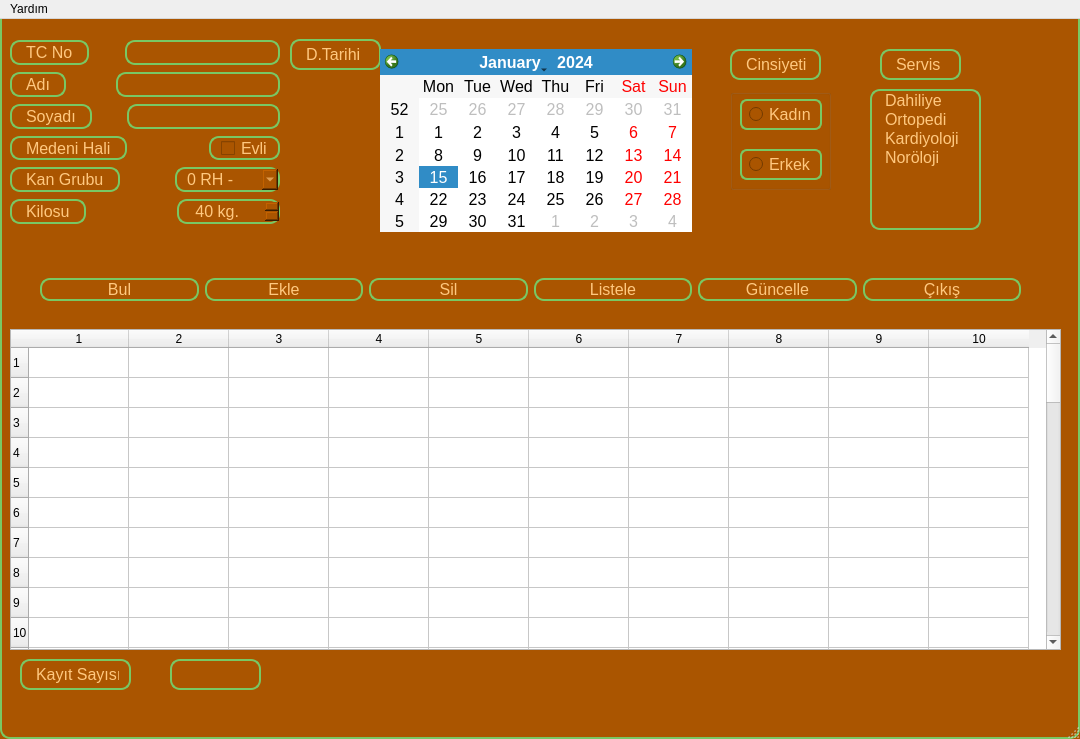
<?xml version="1.0" encoding="UTF-8"?>
<ui version="4.0">
 <class>MainWindow</class>
 <widget class="QMainWindow" name="MainWindow">
  <property name="geometry">
   <rect>
    <x>0</x>
    <y>0</y>
    <width>1080</width>
    <height>739</height>
   </rect>
  </property>
  <property name="windowTitle">
   <string>MainWindow</string>
  </property>
  <property name="styleSheet">
   <string notr="true">QPushButton {
	border: 2px solid rgb(120,200,100);
	border-radius: 10px;
	padding-left: 10px;
	padding-right: 10px;
	background-color: rgb(170, 85, 0);
	color: rgb(255, 200, 127);
	
	selection-color: rgb(255, 0, 0);
}

QLineEdit {
	border: 2px solid rgb(120,200,100);
	border-radius: 10px;
	padding-left: 10px;
	padding-right: 10px;
	background-color: rgb(170, 85, 0);
	color: rgb(255, 200, 127);
}
QCheckBox {
	border: 2px solid rgb(120,200,100);
	border-radius: 10px;
	padding-left: 10px;
	padding-right: 10px;
	background-color: rgb(170, 85, 0);
	color: rgb(255, 200, 127);
}
QComboBox {
	border: 2px solid rgb(120,200,100);
	border-radius: 10px;
	padding-left: 10px;
	padding-right: 10px;
	background-color: rgb(170, 85, 0);
	color: rgb(255, 200, 127);
}
QSpinBox {
	border: 2px solid rgb(120,200,100);
	border-radius: 10px;
	padding-left: 10px;
	padding-right: 10px;
	background-color: rgb(170, 85, 0);
	color: rgb(255, 200, 127);
}

QListWidget {
	border: 2px solid rgb(120,200,100);
	border-radius: 10px;
	padding-left: 10px;
	padding-right: 10px;
	background-color: rgb(170, 85, 0);
	color: rgb(255, 200, 127);
}
QRadioButton {
	border: 2px solid rgb(120,200,100);
	border-radius: 7px;
	padding-left: 7px;
	padding-right: 7px;
	background-color: rgb(170, 85, 0);
	color: rgb(255, 200, 127);
}
QLabel {
	border: 2px solid rgb(120,200,100);
	border-radius: 10px;
	padding-left: 10px;
	padding-right: 10px;
	background-color: rgb(170, 85, 0);
	color: rgb(255, 200, 127);
}

QMenu {
	border: 2px solid rgb(120,200,100);
	border-radius: 10px;
	padding-left: 10px;
	padding-right: 10px;
	background-color: rgb(170, 85, 0);
	color: rgb(255, 200, 127);
}

QMainWindow {
	border: 2px solid rgb(120,200,100);
	border-radius: 10px;
	padding-left: 10px;
	padding-right: 10px;
	background-color: rgb(170, 85, 0);
	color: rgb(255, 200, 127);
}</string>
  </property>
  <widget class="QWidget" name="centralwidget">
   <widget class="QLabel" name="label_4">
    <property name="geometry">
     <rect>
      <x>290</x>
      <y>20</y>
      <width>91</width>
      <height>31</height>
     </rect>
    </property>
    <property name="font">
     <font>
      <pointsize>12</pointsize>
     </font>
    </property>
    <property name="text">
     <string>D.Tarihi</string>
    </property>
   </widget>
   <widget class="QLabel" name="label_5">
    <property name="geometry">
     <rect>
      <x>730</x>
      <y>30</y>
      <width>91</width>
      <height>31</height>
     </rect>
    </property>
    <property name="font">
     <font>
      <pointsize>12</pointsize>
     </font>
    </property>
    <property name="text">
     <string>Cinsiyeti</string>
    </property>
   </widget>
   <widget class="QLabel" name="label_8">
    <property name="geometry">
     <rect>
      <x>880</x>
      <y>30</y>
      <width>81</width>
      <height>31</height>
     </rect>
    </property>
    <property name="font">
     <font>
      <pointsize>12</pointsize>
     </font>
    </property>
    <property name="text">
     <string>Servis</string>
    </property>
   </widget>
   <widget class="QCalendarWidget" name="calwDTarihi">
    <property name="geometry">
     <rect>
      <x>380</x>
      <y>30</y>
      <width>312</width>
      <height>183</height>
     </rect>
    </property>
    <property name="font">
     <font>
      <pointsize>12</pointsize>
     </font>
    </property>
   </widget>
   <widget class="QListWidget" name="lstServis">
    <property name="geometry">
     <rect>
      <x>870</x>
      <y>70</y>
      <width>111</width>
      <height>141</height>
     </rect>
    </property>
    <property name="font">
     <font>
      <pointsize>12</pointsize>
     </font>
    </property>
    <item>
     <property name="text">
      <string>Dahiliye</string>
     </property>
    </item>
    <item>
     <property name="text">
      <string>Ortopedi</string>
     </property>
    </item>
    <item>
     <property name="text">
      <string>Kardiyoloji</string>
     </property>
    </item>
    <item>
     <property name="text">
      <string>Noröloji</string>
     </property>
    </item>
   </widget>
   <widget class="QGroupBox" name="groupBox">
    <property name="geometry">
     <rect>
      <x>730</x>
      <y>70</y>
      <width>101</width>
      <height>101</height>
     </rect>
    </property>
    <property name="title">
     <string/>
    </property>
    <widget class="QRadioButton" name="rdKadin">
     <property name="geometry">
      <rect>
       <x>10</x>
       <y>10</y>
       <width>82</width>
       <height>31</height>
      </rect>
     </property>
     <property name="font">
      <font>
       <pointsize>12</pointsize>
      </font>
     </property>
     <property name="text">
      <string>Kadın</string>
     </property>
    </widget>
    <widget class="QRadioButton" name="rdErkek">
     <property name="geometry">
      <rect>
       <x>10</x>
       <y>60</y>
       <width>82</width>
       <height>31</height>
      </rect>
     </property>
     <property name="font">
      <font>
       <pointsize>12</pointsize>
      </font>
     </property>
     <property name="text">
      <string>Erkek</string>
     </property>
    </widget>
   </widget>
   <widget class="QTableWidget" name="tblKayit">
    <property name="geometry">
     <rect>
      <x>10</x>
      <y>310</y>
      <width>1051</width>
      <height>321</height>
     </rect>
    </property>
    <property name="rowCount">
     <number>50</number>
    </property>
    <property name="columnCount">
     <number>10</number>
    </property>
    <row/>
    <row/>
    <row/>
    <row/>
    <row/>
    <row/>
    <row/>
    <row/>
    <row/>
    <row/>
    <row/>
    <row/>
    <row/>
    <row/>
    <row/>
    <row/>
    <row/>
    <row/>
    <row/>
    <row/>
    <row/>
    <row/>
    <row/>
    <row/>
    <row/>
    <row/>
    <row/>
    <row/>
    <row/>
    <row/>
    <row/>
    <row/>
    <row/>
    <row/>
    <row/>
    <row/>
    <row/>
    <row/>
    <row/>
    <row/>
    <row/>
    <row/>
    <row/>
    <row/>
    <row/>
    <row/>
    <row/>
    <row/>
    <row/>
    <row/>
    <column/>
    <column/>
    <column/>
    <column/>
    <column/>
    <column/>
    <column/>
    <column/>
    <column/>
    <column/>
   </widget>
   <widget class="QLabel" name="label_10">
    <property name="geometry">
     <rect>
      <x>20</x>
      <y>640</y>
      <width>111</width>
      <height>31</height>
     </rect>
    </property>
    <property name="font">
     <font>
      <pointsize>12</pointsize>
     </font>
    </property>
    <property name="text">
     <string>Kayıt Sayısı:</string>
    </property>
   </widget>
   <widget class="QLabel" name="lblKayitSayisi">
    <property name="geometry">
     <rect>
      <x>170</x>
      <y>640</y>
      <width>91</width>
      <height>31</height>
     </rect>
    </property>
    <property name="font">
     <font>
      <pointsize>12</pointsize>
     </font>
    </property>
    <property name="text">
     <string/>
    </property>
   </widget>
   <widget class="QWidget" name="">
    <property name="geometry">
     <rect>
      <x>10</x>
      <y>20</y>
      <width>270</width>
      <height>192</height>
     </rect>
    </property>
    <layout class="QVBoxLayout" name="verticalLayout">
     <item>
      <layout class="QHBoxLayout" name="horizontalLayout">
       <item>
        <widget class="QLabel" name="label">
         <property name="font">
          <font>
           <pointsize>12</pointsize>
          </font>
         </property>
         <property name="text">
          <string>TC No</string>
         </property>
        </widget>
       </item>
       <item>
        <spacer name="horizontalSpacer">
         <property name="orientation">
          <enum>Qt::Horizontal</enum>
         </property>
         <property name="sizeHint" stdset="0">
          <size>
           <width>40</width>
           <height>20</height>
          </size>
         </property>
        </spacer>
       </item>
       <item>
        <widget class="QLineEdit" name="lneTC">
         <property name="font">
          <font>
           <pointsize>12</pointsize>
          </font>
         </property>
        </widget>
       </item>
      </layout>
     </item>
     <item>
      <layout class="QHBoxLayout" name="horizontalLayout_2">
       <item>
        <widget class="QLabel" name="label_2">
         <property name="font">
          <font>
           <pointsize>12</pointsize>
          </font>
         </property>
         <property name="text">
          <string>Adı</string>
         </property>
        </widget>
       </item>
       <item>
        <spacer name="horizontalSpacer_2">
         <property name="orientation">
          <enum>Qt::Horizontal</enum>
         </property>
         <property name="sizeHint" stdset="0">
          <size>
           <width>40</width>
           <height>20</height>
          </size>
         </property>
        </spacer>
       </item>
       <item>
        <widget class="QLineEdit" name="lneAdi">
         <property name="font">
          <font>
           <pointsize>12</pointsize>
          </font>
         </property>
        </widget>
       </item>
      </layout>
     </item>
     <item>
      <layout class="QHBoxLayout" name="horizontalLayout_3">
       <item>
        <widget class="QLabel" name="label_3">
         <property name="font">
          <font>
           <pointsize>12</pointsize>
          </font>
         </property>
         <property name="text">
          <string>Soyadı</string>
         </property>
        </widget>
       </item>
       <item>
        <spacer name="horizontalSpacer_3">
         <property name="orientation">
          <enum>Qt::Horizontal</enum>
         </property>
         <property name="sizeHint" stdset="0">
          <size>
           <width>40</width>
           <height>20</height>
          </size>
         </property>
        </spacer>
       </item>
       <item>
        <widget class="QLineEdit" name="lneSoyadi">
         <property name="font">
          <font>
           <pointsize>12</pointsize>
          </font>
         </property>
        </widget>
       </item>
      </layout>
     </item>
     <item>
      <layout class="QHBoxLayout" name="horizontalLayout_4">
       <item>
        <widget class="QLabel" name="label_9">
         <property name="font">
          <font>
           <pointsize>12</pointsize>
          </font>
         </property>
         <property name="text">
          <string>Medeni Hali</string>
         </property>
        </widget>
       </item>
       <item>
        <spacer name="horizontalSpacer_4">
         <property name="orientation">
          <enum>Qt::Horizontal</enum>
         </property>
         <property name="sizeHint" stdset="0">
          <size>
           <width>40</width>
           <height>20</height>
          </size>
         </property>
        </spacer>
       </item>
       <item>
        <widget class="QCheckBox" name="chkMedeni">
         <property name="font">
          <font>
           <pointsize>12</pointsize>
          </font>
         </property>
         <property name="text">
          <string>Evli</string>
         </property>
        </widget>
       </item>
      </layout>
     </item>
     <item>
      <layout class="QHBoxLayout" name="horizontalLayout_5">
       <item>
        <widget class="QLabel" name="label_6">
         <property name="font">
          <font>
           <pointsize>12</pointsize>
          </font>
         </property>
         <property name="text">
          <string>Kan Grubu</string>
         </property>
        </widget>
       </item>
       <item>
        <spacer name="horizontalSpacer_5">
         <property name="orientation">
          <enum>Qt::Horizontal</enum>
         </property>
         <property name="sizeHint" stdset="0">
          <size>
           <width>40</width>
           <height>20</height>
          </size>
         </property>
        </spacer>
       </item>
       <item>
        <spacer name="horizontalSpacer_7">
         <property name="orientation">
          <enum>Qt::Horizontal</enum>
         </property>
         <property name="sizeHint" stdset="0">
          <size>
           <width>40</width>
           <height>20</height>
          </size>
         </property>
        </spacer>
       </item>
       <item>
        <widget class="QComboBox" name="cmbKanGrubu">
         <property name="font">
          <font>
           <pointsize>12</pointsize>
          </font>
         </property>
         <item>
          <property name="text">
           <string>0 RH -</string>
          </property>
         </item>
         <item>
          <property name="text">
           <string>0 RH +</string>
          </property>
         </item>
         <item>
          <property name="text">
           <string>A RH -</string>
          </property>
         </item>
         <item>
          <property name="text">
           <string>A RH +</string>
          </property>
         </item>
         <item>
          <property name="text">
           <string>B RH -</string>
          </property>
         </item>
         <item>
          <property name="text">
           <string>B RH +</string>
          </property>
         </item>
         <item>
          <property name="text">
           <string>AB RH -</string>
          </property>
         </item>
         <item>
          <property name="text">
           <string>AB RH +</string>
          </property>
         </item>
        </widget>
       </item>
      </layout>
     </item>
     <item>
      <layout class="QHBoxLayout" name="horizontalLayout_6">
       <item>
        <widget class="QLabel" name="label_7">
         <property name="font">
          <font>
           <pointsize>12</pointsize>
          </font>
         </property>
         <property name="text">
          <string>Kilosu</string>
         </property>
        </widget>
       </item>
       <item>
        <spacer name="horizontalSpacer_8">
         <property name="orientation">
          <enum>Qt::Horizontal</enum>
         </property>
         <property name="sizeHint" stdset="0">
          <size>
           <width>40</width>
           <height>20</height>
          </size>
         </property>
        </spacer>
       </item>
       <item>
        <spacer name="horizontalSpacer_6">
         <property name="orientation">
          <enum>Qt::Horizontal</enum>
         </property>
         <property name="sizeHint" stdset="0">
          <size>
           <width>40</width>
           <height>20</height>
          </size>
         </property>
        </spacer>
       </item>
       <item>
        <widget class="QSpinBox" name="spnKilo">
         <property name="font">
          <font>
           <pointsize>12</pointsize>
          </font>
         </property>
         <property name="suffix">
          <string> kg.</string>
         </property>
         <property name="prefix">
          <string> </string>
         </property>
         <property name="minimum">
          <number>40</number>
         </property>
         <property name="maximum">
          <number>200</number>
         </property>
        </widget>
       </item>
      </layout>
     </item>
    </layout>
   </widget>
   <widget class="QWidget" name="">
    <property name="geometry">
     <rect>
      <x>40</x>
      <y>250</y>
      <width>981</width>
      <height>41</height>
     </rect>
    </property>
    <layout class="QHBoxLayout" name="horizontalLayout_7">
     <item>
      <widget class="QPushButton" name="btnBul">
       <property name="font">
        <font>
         <pointsize>12</pointsize>
        </font>
       </property>
       <property name="styleSheet">
        <string notr="true"/>
       </property>
       <property name="text">
        <string>Bul</string>
       </property>
      </widget>
     </item>
     <item>
      <widget class="QPushButton" name="btnEkle">
       <property name="font">
        <font>
         <pointsize>12</pointsize>
        </font>
       </property>
       <property name="text">
        <string>Ekle</string>
       </property>
      </widget>
     </item>
     <item>
      <widget class="QPushButton" name="btnSil">
       <property name="font">
        <font>
         <pointsize>12</pointsize>
        </font>
       </property>
       <property name="text">
        <string>Sil</string>
       </property>
      </widget>
     </item>
     <item>
      <widget class="QPushButton" name="btnListele">
       <property name="font">
        <font>
         <pointsize>12</pointsize>
        </font>
       </property>
       <property name="text">
        <string>Listele</string>
       </property>
      </widget>
     </item>
     <item>
      <widget class="QPushButton" name="btnGuncelle">
       <property name="font">
        <font>
         <pointsize>12</pointsize>
        </font>
       </property>
       <property name="text">
        <string>Güncelle</string>
       </property>
      </widget>
     </item>
     <item>
      <widget class="QPushButton" name="BtnCikis">
       <property name="font">
        <font>
         <pointsize>12</pointsize>
        </font>
       </property>
       <property name="text">
        <string>Çıkış</string>
       </property>
      </widget>
     </item>
    </layout>
   </widget>
  </widget>
  <widget class="QMenuBar" name="menubar">
   <property name="geometry">
    <rect>
     <x>0</x>
     <y>0</y>
     <width>1080</width>
     <height>21</height>
    </rect>
   </property>
   <widget class="QMenu" name="menuYard_m">
    <property name="title">
     <string>Yardım</string>
    </property>
    <addaction name="menuHakkinda"/>
   </widget>
   <addaction name="menuYard_m"/>
  </widget>
  <widget class="QStatusBar" name="statusbar"/>
  <action name="menuHakkinda">
   <property name="text">
    <string>Hakkında</string>
   </property>
  </action>
 </widget>
 <resources/>
 <connections/>
</ui>
